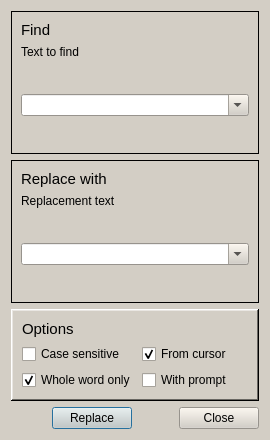
<?xml version="1.0" encoding="UTF-8"?>
<ui version="4.0">
 <class>replaceForm</class>
 <widget class="QDialog" name="replaceForm">
  <property name="windowModality">
   <enum>Qt::NonModal</enum>
  </property>
  <property name="geometry">
   <rect>
    <x>0</x>
    <y>0</y>
    <width>270</width>
    <height>440</height>
   </rect>
  </property>
  <property name="sizePolicy">
   <sizepolicy hsizetype="Fixed" vsizetype="Fixed">
    <horstretch>0</horstretch>
    <verstretch>0</verstretch>
   </sizepolicy>
  </property>
  <property name="maximumSize">
   <size>
    <width>16777215</width>
    <height>16777215</height>
   </size>
  </property>
  <property name="palette">
   <palette>
    <active>
     <colorrole role="WindowText">
      <brush brushstyle="SolidPattern">
       <color alpha="255">
        <red>0</red>
        <green>0</green>
        <blue>0</blue>
       </color>
      </brush>
     </colorrole>
     <colorrole role="Button">
      <brush brushstyle="SolidPattern">
       <color alpha="255">
        <red>211</red>
        <green>206</green>
        <blue>197</blue>
       </color>
      </brush>
     </colorrole>
     <colorrole role="Light">
      <brush brushstyle="SolidPattern">
       <color alpha="255">
        <red>255</red>
        <green>255</green>
        <blue>255</blue>
       </color>
      </brush>
     </colorrole>
     <colorrole role="Midlight">
      <brush brushstyle="SolidPattern">
       <color alpha="255">
        <red>233</red>
        <green>230</green>
        <blue>226</blue>
       </color>
      </brush>
     </colorrole>
     <colorrole role="Dark">
      <brush brushstyle="SolidPattern">
       <color alpha="255">
        <red>105</red>
        <green>103</green>
        <blue>98</blue>
       </color>
      </brush>
     </colorrole>
     <colorrole role="Mid">
      <brush brushstyle="SolidPattern">
       <color alpha="255">
        <red>141</red>
        <green>137</green>
        <blue>131</blue>
       </color>
      </brush>
     </colorrole>
     <colorrole role="Text">
      <brush brushstyle="SolidPattern">
       <color alpha="255">
        <red>0</red>
        <green>0</green>
        <blue>0</blue>
       </color>
      </brush>
     </colorrole>
     <colorrole role="BrightText">
      <brush brushstyle="SolidPattern">
       <color alpha="255">
        <red>255</red>
        <green>255</green>
        <blue>255</blue>
       </color>
      </brush>
     </colorrole>
     <colorrole role="ButtonText">
      <brush brushstyle="SolidPattern">
       <color alpha="255">
        <red>0</red>
        <green>0</green>
        <blue>0</blue>
       </color>
      </brush>
     </colorrole>
     <colorrole role="Base">
      <brush brushstyle="SolidPattern">
       <color alpha="255">
        <red>255</red>
        <green>255</green>
        <blue>255</blue>
       </color>
      </brush>
     </colorrole>
     <colorrole role="Window">
      <brush brushstyle="SolidPattern">
       <color alpha="255">
        <red>211</red>
        <green>206</green>
        <blue>197</blue>
       </color>
      </brush>
     </colorrole>
     <colorrole role="Shadow">
      <brush brushstyle="SolidPattern">
       <color alpha="255">
        <red>0</red>
        <green>0</green>
        <blue>0</blue>
       </color>
      </brush>
     </colorrole>
     <colorrole role="AlternateBase">
      <brush brushstyle="SolidPattern">
       <color alpha="255">
        <red>233</red>
        <green>230</green>
        <blue>226</blue>
       </color>
      </brush>
     </colorrole>
     <colorrole role="ToolTipBase">
      <brush brushstyle="SolidPattern">
       <color alpha="255">
        <red>255</red>
        <green>255</green>
        <blue>220</blue>
       </color>
      </brush>
     </colorrole>
     <colorrole role="ToolTipText">
      <brush brushstyle="SolidPattern">
       <color alpha="255">
        <red>0</red>
        <green>0</green>
        <blue>0</blue>
       </color>
      </brush>
     </colorrole>
    </active>
    <inactive>
     <colorrole role="WindowText">
      <brush brushstyle="SolidPattern">
       <color alpha="255">
        <red>0</red>
        <green>0</green>
        <blue>0</blue>
       </color>
      </brush>
     </colorrole>
     <colorrole role="Button">
      <brush brushstyle="SolidPattern">
       <color alpha="255">
        <red>211</red>
        <green>206</green>
        <blue>197</blue>
       </color>
      </brush>
     </colorrole>
     <colorrole role="Light">
      <brush brushstyle="SolidPattern">
       <color alpha="255">
        <red>255</red>
        <green>255</green>
        <blue>255</blue>
       </color>
      </brush>
     </colorrole>
     <colorrole role="Midlight">
      <brush brushstyle="SolidPattern">
       <color alpha="255">
        <red>233</red>
        <green>230</green>
        <blue>226</blue>
       </color>
      </brush>
     </colorrole>
     <colorrole role="Dark">
      <brush brushstyle="SolidPattern">
       <color alpha="255">
        <red>105</red>
        <green>103</green>
        <blue>98</blue>
       </color>
      </brush>
     </colorrole>
     <colorrole role="Mid">
      <brush brushstyle="SolidPattern">
       <color alpha="255">
        <red>141</red>
        <green>137</green>
        <blue>131</blue>
       </color>
      </brush>
     </colorrole>
     <colorrole role="Text">
      <brush brushstyle="SolidPattern">
       <color alpha="255">
        <red>0</red>
        <green>0</green>
        <blue>0</blue>
       </color>
      </brush>
     </colorrole>
     <colorrole role="BrightText">
      <brush brushstyle="SolidPattern">
       <color alpha="255">
        <red>255</red>
        <green>255</green>
        <blue>255</blue>
       </color>
      </brush>
     </colorrole>
     <colorrole role="ButtonText">
      <brush brushstyle="SolidPattern">
       <color alpha="255">
        <red>0</red>
        <green>0</green>
        <blue>0</blue>
       </color>
      </brush>
     </colorrole>
     <colorrole role="Base">
      <brush brushstyle="SolidPattern">
       <color alpha="255">
        <red>255</red>
        <green>255</green>
        <blue>255</blue>
       </color>
      </brush>
     </colorrole>
     <colorrole role="Window">
      <brush brushstyle="SolidPattern">
       <color alpha="255">
        <red>211</red>
        <green>206</green>
        <blue>197</blue>
       </color>
      </brush>
     </colorrole>
     <colorrole role="Shadow">
      <brush brushstyle="SolidPattern">
       <color alpha="255">
        <red>0</red>
        <green>0</green>
        <blue>0</blue>
       </color>
      </brush>
     </colorrole>
     <colorrole role="AlternateBase">
      <brush brushstyle="SolidPattern">
       <color alpha="255">
        <red>233</red>
        <green>230</green>
        <blue>226</blue>
       </color>
      </brush>
     </colorrole>
     <colorrole role="ToolTipBase">
      <brush brushstyle="SolidPattern">
       <color alpha="255">
        <red>255</red>
        <green>255</green>
        <blue>220</blue>
       </color>
      </brush>
     </colorrole>
     <colorrole role="ToolTipText">
      <brush brushstyle="SolidPattern">
       <color alpha="255">
        <red>0</red>
        <green>0</green>
        <blue>0</blue>
       </color>
      </brush>
     </colorrole>
    </inactive>
    <disabled>
     <colorrole role="WindowText">
      <brush brushstyle="SolidPattern">
       <color alpha="255">
        <red>105</red>
        <green>103</green>
        <blue>98</blue>
       </color>
      </brush>
     </colorrole>
     <colorrole role="Button">
      <brush brushstyle="SolidPattern">
       <color alpha="255">
        <red>211</red>
        <green>206</green>
        <blue>197</blue>
       </color>
      </brush>
     </colorrole>
     <colorrole role="Light">
      <brush brushstyle="SolidPattern">
       <color alpha="255">
        <red>255</red>
        <green>255</green>
        <blue>255</blue>
       </color>
      </brush>
     </colorrole>
     <colorrole role="Midlight">
      <brush brushstyle="SolidPattern">
       <color alpha="255">
        <red>233</red>
        <green>230</green>
        <blue>226</blue>
       </color>
      </brush>
     </colorrole>
     <colorrole role="Dark">
      <brush brushstyle="SolidPattern">
       <color alpha="255">
        <red>105</red>
        <green>103</green>
        <blue>98</blue>
       </color>
      </brush>
     </colorrole>
     <colorrole role="Mid">
      <brush brushstyle="SolidPattern">
       <color alpha="255">
        <red>141</red>
        <green>137</green>
        <blue>131</blue>
       </color>
      </brush>
     </colorrole>
     <colorrole role="Text">
      <brush brushstyle="SolidPattern">
       <color alpha="255">
        <red>105</red>
        <green>103</green>
        <blue>98</blue>
       </color>
      </brush>
     </colorrole>
     <colorrole role="BrightText">
      <brush brushstyle="SolidPattern">
       <color alpha="255">
        <red>255</red>
        <green>255</green>
        <blue>255</blue>
       </color>
      </brush>
     </colorrole>
     <colorrole role="ButtonText">
      <brush brushstyle="SolidPattern">
       <color alpha="255">
        <red>105</red>
        <green>103</green>
        <blue>98</blue>
       </color>
      </brush>
     </colorrole>
     <colorrole role="Base">
      <brush brushstyle="SolidPattern">
       <color alpha="255">
        <red>211</red>
        <green>206</green>
        <blue>197</blue>
       </color>
      </brush>
     </colorrole>
     <colorrole role="Window">
      <brush brushstyle="SolidPattern">
       <color alpha="255">
        <red>211</red>
        <green>206</green>
        <blue>197</blue>
       </color>
      </brush>
     </colorrole>
     <colorrole role="Shadow">
      <brush brushstyle="SolidPattern">
       <color alpha="255">
        <red>0</red>
        <green>0</green>
        <blue>0</blue>
       </color>
      </brush>
     </colorrole>
     <colorrole role="AlternateBase">
      <brush brushstyle="SolidPattern">
       <color alpha="255">
        <red>211</red>
        <green>206</green>
        <blue>197</blue>
       </color>
      </brush>
     </colorrole>
     <colorrole role="ToolTipBase">
      <brush brushstyle="SolidPattern">
       <color alpha="255">
        <red>255</red>
        <green>255</green>
        <blue>220</blue>
       </color>
      </brush>
     </colorrole>
     <colorrole role="ToolTipText">
      <brush brushstyle="SolidPattern">
       <color alpha="255">
        <red>0</red>
        <green>0</green>
        <blue>0</blue>
       </color>
      </brush>
     </colorrole>
    </disabled>
   </palette>
  </property>
  <property name="windowTitle">
   <string>Replace Text</string>
  </property>
  <layout class="QGridLayout">
   <item row="0" column="0" colspan="4">
    <widget class="QFrame" name="frame">
     <property name="frameShape">
      <enum>QFrame::Box</enum>
     </property>
     <property name="frameShadow">
      <enum>QFrame::Plain</enum>
     </property>
     <layout class="QVBoxLayout">
      <item>
       <widget class="QLabel" name="label_5">
        <property name="sizePolicy">
         <sizepolicy hsizetype="Fixed" vsizetype="Fixed">
          <horstretch>0</horstretch>
          <verstretch>0</verstretch>
         </sizepolicy>
        </property>
        <property name="font">
         <font>
          <pointsize>11</pointsize>
         </font>
        </property>
        <property name="text">
         <string>Find</string>
        </property>
       </widget>
      </item>
      <item>
       <layout class="QVBoxLayout" name="findBoxLayout">
        <item>
         <widget class="QLabel" name="label">
          <property name="text">
           <string>Text to find</string>
          </property>
         </widget>
        </item>
        <item>
         <spacer>
          <property name="orientation">
           <enum>Qt::Vertical</enum>
          </property>
          <property name="sizeHint" stdset="0">
           <size>
            <width>20</width>
            <height>20</height>
           </size>
          </property>
         </spacer>
        </item>
        <item>
         <widget class="QComboBox" name="findCombo">
          <property name="editable">
           <bool>true</bool>
          </property>
         </widget>
        </item>
        <item>
         <spacer>
          <property name="orientation">
           <enum>Qt::Vertical</enum>
          </property>
          <property name="sizeHint" stdset="0">
           <size>
            <width>20</width>
            <height>25</height>
           </size>
          </property>
         </spacer>
        </item>
       </layout>
      </item>
     </layout>
    </widget>
   </item>
   <item row="1" column="0" colspan="4">
    <widget class="QFrame" name="frame_2">
     <property name="frameShape">
      <enum>QFrame::Box</enum>
     </property>
     <property name="frameShadow">
      <enum>QFrame::Plain</enum>
     </property>
     <layout class="QVBoxLayout">
      <item>
       <widget class="QLabel" name="label_3">
        <property name="sizePolicy">
         <sizepolicy hsizetype="Fixed" vsizetype="Fixed">
          <horstretch>0</horstretch>
          <verstretch>0</verstretch>
         </sizepolicy>
        </property>
        <property name="font">
         <font>
          <pointsize>11</pointsize>
         </font>
        </property>
        <property name="text">
         <string>Replace with</string>
        </property>
       </widget>
      </item>
      <item>
       <layout class="QVBoxLayout" name="replaceBoxLayout">
        <item>
         <widget class="QLabel" name="label_2">
          <property name="text">
           <string>Replacement text</string>
          </property>
         </widget>
        </item>
        <item>
         <spacer>
          <property name="orientation">
           <enum>Qt::Vertical</enum>
          </property>
          <property name="sizeHint" stdset="0">
           <size>
            <width>20</width>
            <height>20</height>
           </size>
          </property>
         </spacer>
        </item>
        <item>
         <widget class="QComboBox" name="replaceCombo">
          <property name="editable">
           <bool>true</bool>
          </property>
         </widget>
        </item>
        <item>
         <spacer>
          <property name="orientation">
           <enum>Qt::Vertical</enum>
          </property>
          <property name="sizeHint" stdset="0">
           <size>
            <width>20</width>
            <height>25</height>
           </size>
          </property>
         </spacer>
        </item>
       </layout>
      </item>
     </layout>
    </widget>
   </item>
   <item row="2" column="0" colspan="4">
    <widget class="QFrame" name="frame_3">
     <property name="frameShape">
      <enum>QFrame::WinPanel</enum>
     </property>
     <property name="frameShadow">
      <enum>QFrame::Raised</enum>
     </property>
     <layout class="QVBoxLayout">
      <item>
       <widget class="QLabel" name="label_4">
        <property name="sizePolicy">
         <sizepolicy hsizetype="Fixed" vsizetype="Fixed">
          <horstretch>0</horstretch>
          <verstretch>0</verstretch>
         </sizepolicy>
        </property>
        <property name="font">
         <font>
          <pointsize>11</pointsize>
         </font>
        </property>
        <property name="text">
         <string>Options</string>
        </property>
       </widget>
      </item>
      <item>
       <layout class="QGridLayout" name="replaceDialogGridLayout">
        <item row="0" column="0">
         <widget class="QCheckBox" name="caseSensCB">
          <property name="text">
           <string>Case sensitive</string>
          </property>
         </widget>
        </item>
        <item row="0" column="1">
         <widget class="QCheckBox" name="fromcurCB">
          <property name="text">
           <string>From cursor</string>
          </property>
          <property name="checked">
           <bool>true</bool>
          </property>
         </widget>
        </item>
        <item row="1" column="0">
         <widget class="QCheckBox" name="wWOnlyCB">
          <property name="text">
           <string>Whole word only</string>
          </property>
          <property name="checked">
           <bool>true</bool>
          </property>
         </widget>
        </item>
        <item row="1" column="1">
         <widget class="QCheckBox" name="promptChB">
          <property name="text">
           <string>With prompt</string>
          </property>
         </widget>
        </item>
       </layout>
      </item>
     </layout>
    </widget>
   </item>
   <item row="3" column="1">
    <widget class="QPushButton" name="replaceBtn">
     <property name="text">
      <string>Replace</string>
     </property>
    </widget>
   </item>
   <item row="3" column="3">
    <widget class="QPushButton" name="closeBtn">
     <property name="text">
      <string>Close</string>
     </property>
    </widget>
   </item>
   <item row="3" column="0">
    <spacer>
     <property name="orientation">
      <enum>Qt::Horizontal</enum>
     </property>
     <property name="sizeHint" stdset="0">
      <size>
       <width>40</width>
       <height>20</height>
      </size>
     </property>
    </spacer>
   </item>
   <item row="3" column="2">
    <spacer>
     <property name="orientation">
      <enum>Qt::Horizontal</enum>
     </property>
     <property name="sizeHint" stdset="0">
      <size>
       <width>40</width>
       <height>20</height>
      </size>
     </property>
    </spacer>
   </item>
  </layout>
 </widget>
 <resources/>
 <connections/>
</ui>
